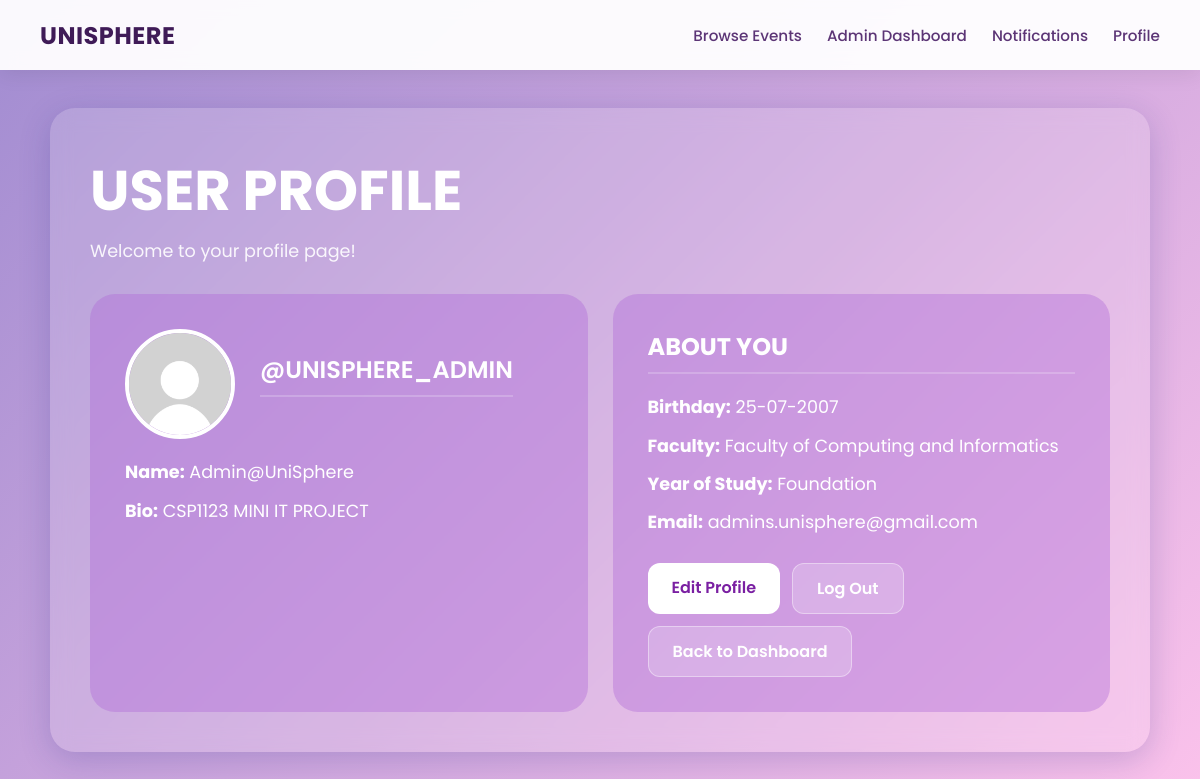
The app's page /UserProfile (signed in) with its own data.
### tables this page shows
CREATE TABLE users_general (
    student_id varchar(10) PRIMARY KEY,
    name TEXT NOT NULL,
    username TEXT NOT NULL UNIQUE,
    email TEXT NOT NULL UNIQUE,
    password TEXT NOT NULL,
    keyword TEXT,
    role TEXT NOT NULL CHECK(role IN ('user', 'organizer', 'admin')),
    is_verified INTEGER DEFAULT 0,
    pending_email TEXT,
    security_question TEXT
);

CREATE TABLE user_details (
    student_id VARCHAR(10) PRIMARY KEY,
    bio TEXT,
    birthday DATE,
    faculty TEXT,
    year_of_study INTEGER,
    profile_picture TEXT,
    FOREIGN KEY (student_id) REFERENCES users_general(student_id)
);

### app.py (the view)
@app.route('/UserProfile')
def user_profile():
    username = session.get('user')
    if not username:
        return redirect(url_for('login'))
    conn = get_db_connection()
    cursor = conn.cursor()
    cursor.execute("SELECT * FROM users_general LEFT JOIN user_details ON users_general.student_id = user_details.student_id WHERE users_general.username = ?", (username,))
    user = cursor.fetchone()
    conn.close()
    if not user:
        return "User not found"
    return render_template('UserProfile.html', user=user)

### app.py (called while the page is built)
def get_db_connection():
    conn = sqlite3.connect('database.db')
    conn.row_factory = sqlite3.Row
    conn.execute("PRAGMA foreign_keys = 1")
    return conn

@app.context_processor
def inject_notifications():
    if 'student_id' not in session:
        return dict(unread_notifications=0)
    conn = get_db_connection()
    cursor = conn.cursor()
    cursor.execute("SELECT COUNT(*) AS total FROM notifications WHERE student_id = ? AND is_read = 0",
    (session['student_id'],))
    result = cursor.fetchone()
    conn.close()
    return dict(unread_notifications=result['total'])

### templates/UserProfile.html (shortened to what this page needs)
<!DOCTYPE html>
<html lang="en">
    <head>
    </head>
    <body>
        <nav class="navbar">
            <a class="navbar-brand" href="/user_dashboard">UniSphere</a>
            <div class="navbar-links">
                {% if session.get('role') == 'user' %}
                        <a href="/eventbrowsing">Browse Events</a>
                        <a href="/be_organizer">Become Organizer</a>
                        <a href="/notifications" class="notification-link">
                            Notifications
                            {% if unread_notifications > 0 %}
                                <span class="notification-dot"></span>
                            {% endif %}
                        </a>
                        <a href="/user_dashboard">Profile</a>
                    {% elif session.get('role') == 'admin' %}
                        <a href="/eventbrowsing">Browse Events</a>
                        <a href="/admin_dashboard">Admin Dashboard</a>
                        <a href="/notifications" class="notification-link">
                            Notifications
                        </a>
                        <a href="/user_dashboard">Profile</a>
                    {% endif %}
            </div>
        </nav>
        <div class="dashboard-view">
            <h1 class="title">User Profile</h1>
            <p class="subtitle">Welcome to your profile page!</p>
            <div class="grid">
                <div class="card profile-card">
                    <div>
                        <div class="profile-header">
                            <img src="{{ url_for('static', filename='uploads/' + (user['profile_picture'] if user['profile_picture'] else 'default.png')) }}" class="profile-picture">
                            <h3>@<span id="username-value">{{ user['username'] }}</span></h3>
                        </div>
                        <p id="name"><b>Name:</b> {{ user['name'] }}</p>
                        <p id="bio"><b>Bio:</b> {{ user['bio'] if user['bio'] else 'No bio added yet.' }}</p>
                    </div>
                </div>
                <div class="card about-card">
                    <div>
                        <h3>About You</h3>
                        <p id="birthday"><b>Birthday:</b> {{ user['birthday'].split('-')[2] }}-{{ user['birthday'].split('-')[1] }}-{{ user['birthday'].split('-')[0] }}</p>
                        <p id="faculty"><b>Faculty:</b> {{ user['faculty'] }}</p>
                        <p id="year-of-study"><b>Year of Study:</b> {{ user['year_of_study'] }}</p>
                        <p id="email"><b>Email:</b> {{ user['email'] }}</p>
                    </div>
                    <div class="profile-actions">
                        <a href="{{ url_for('edit_profile') }}" class="btn">Edit Profile</a>
                        <a href="{{ url_for('logout')}}" class="btn btn-secondary">Log Out</a>
                        <a href="{{ url_for('dashboard') }}" class="btn btn-secondary">Back to Dashboard</a>
                    </div>
                </div>
            </div>
        </div>
    </body>
</html>

### templates/UserProfile.html (style rules this page uses)
* { margin: 0; padding: 0; box-sizing: border-box; font-family: 'Poppins', sans-serif; }
body { background: linear-gradient(135deg, #a18cd1 0%, #fbc2eb 100%); display: flex; justify-content: center; align-items: center; min-height: 100vh; padding: 20px; padding-top: 80px; }
.navbar { position: fixed; top: 0; left: 0; width: 100%; height: 70px; background: rgba(255, 255, 255, 0.95); backdrop-filter: blur(8px); box-shadow: 0 4px 20px rgba(0, 0, 0, 0.08); display: flex; align-items: center; justify-content: space-between; padding: 0 40px; z-index: 1000; }
.notification-link { position:relative; }
.navbar-brand { font-size: 1.5rem; font-weight: 700; color: #3f1b57; text-decoration: none; text-transform: uppercase; letter-spacing: 0.5px; }
.navbar-links { display: flex; gap: 25px; align-items: center; }
.navbar-links a { color: #5c3576; text-decoration: none; font-size: 0.95rem; font-weight: 500; transition: color 0.2s; position: relative; padding: 4px 0; }
.navbar-links a::after { content: ''; position: absolute; width: 0; height: 2px; bottom: 0; left: 0; background-color: #7b2cbf; transition: width 0.2s ease; }
.dashboard-view { width: 95%; max-width: 1100px; padding: 40px; border-radius: 25px; background: rgba(255, 255, 255, 0.15); backdrop-filter: blur(10px); color: white; box-shadow: 0 8px 32px 0 rgba(31, 38, 135, 0.2); }
.title { font-size: 3.5rem; font-weight: 700; margin-bottom: 5px; text-transform: uppercase; }
.subtitle { font-size: 1.1rem; margin-bottom: 30px; opacity: 0.9; }
.grid { display: grid; grid-template-columns: 1fr 1fr; gap: 25px; }
.card { background: rgba(176, 106, 214, 0.4); border-radius: 25px; padding: 35px; min-height: 350px; display: flex; flex-direction: column; justify-content: space-between; }
.profile-header { display: flex; align-items: center; gap: 25px; margin-bottom: 20px; }
.profile-picture { width: 110px; height: 110px; border-radius: 50%; object-fit: cover; border: 4px solid white; }
.profile-card h3 { font-size: 1.6rem; font-weight: 600; }
.card p { font-size: 1.1rem; margin-bottom: 12px; line-height: 1.5; }
.card h3 { margin-bottom: 20px; font-size: 1.5rem; text-transform: uppercase; border-bottom: 2px solid rgba(255, 255, 255, 0.2); padding-bottom: 8px; }
.profile-actions { display: flex; flex-wrap: wrap; gap: 12px; margin-top: 15px; }
.btn { padding: 12px 24px; color: #7a1fa2; background-color: white; border: none; border-radius: 12px; cursor: pointer; font-weight: 600; font-size: 100%; text-decoration: none; display: inline-block; transition: transform 0.2s ease, background-color 0.3s ease; text-align: center; }
.btn-secondary { background-color: rgba(255, 255, 255, 0.2); color: white; border: 1px solid rgba(255, 255, 255, 0.4); }

### records on screen
users_general: username "UNISPHERE_ADMIN", name "Admin@UniSphere", email "admins.unisphere@gmail.com"
user_details: bio "CSP1123 MINI IT PROJECT", birthday "25", birthday "07", birthday "2007", faculty "Faculty of Computing and Informatics", year_of_study "Foundation"
